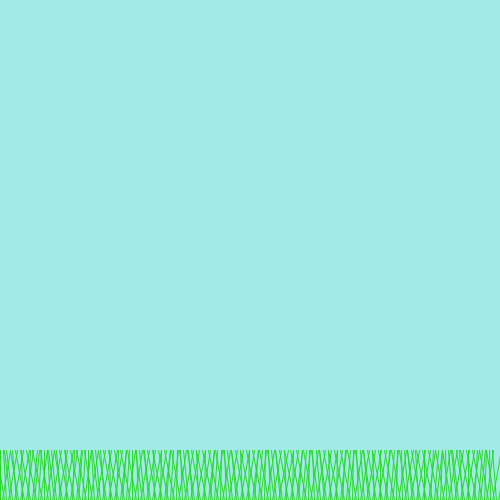
Frame 1 (no input)
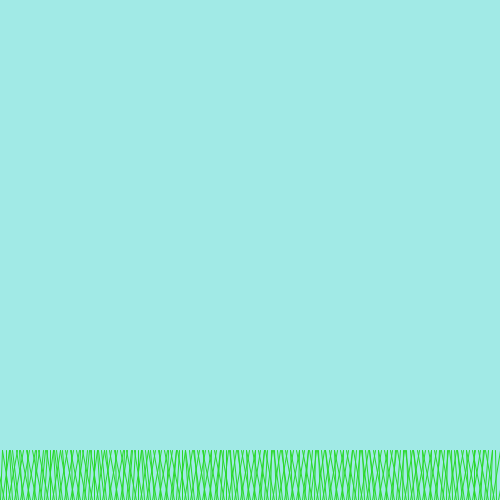
Frame 60 (the mouse pressed at the canvas centre just before this capture)
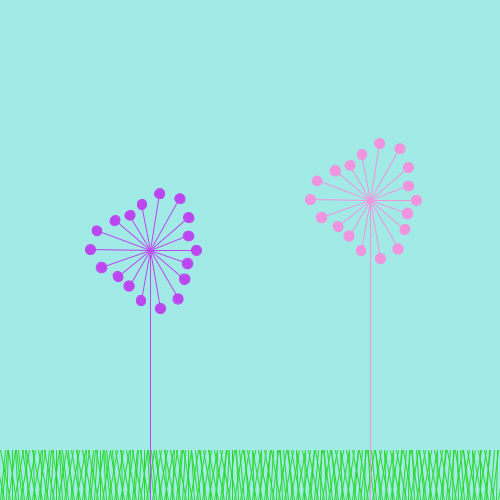
Frame 120 (the mouse held since frame 60 and released just before this capture)

The Processing sketch that drew these frames (run headless with seeded random() and noise(); from frame 60 on, the mouse is pressed at the canvas centre):

// Processing sketch: processing_175633
// ── processing_175633.pde

void setup()
{
  size (500, 500);
}

void draw()
{
  background(161, 234, 230);


  if (mousePressed == true)
  {  
    translate(0, height);

    for (int i=0; i<width; i+=2)
    {
      pushMatrix();
      stroke(42, 216, 42);
      float ver = sin(millis()/5000.0+i)*10;
      line(i, 0, i+ver, -50);
      popMatrix();
    }

    //blume lila
    translate(150, -250);
    rectMode(CENTER);

    for (int i=0; i<360; i+=20)
    {

      pushMatrix();
      line(0, 250, 0, 0);
      popMatrix();

      pushMatrix();
      stroke(188, 70, 240);
      fill(188, 70, 240);
      rotate(radians(i));

      float radius = 50+sin(millis()/100.0+i)*10;
      ellipse(radius, 0, 10, 10);       
      line(0, 0, radius, 0);


      popMatrix();
    }

    //blume pink
    translate(220, -50);
    rectMode(CENTER);

    for (int i=0; i<360; i+=20)
    {

      pushMatrix();
      line(0, 300, 0, 0);
      popMatrix();

      pushMatrix();
      stroke(240, 148, 223);
      fill(240, 148, 223);
      rotate(radians(i));

      float radius = 50+sin(millis()/100.0+i)*10;
      ellipse(radius, 0, 10, 10);       
      line(0, 0, radius, 0);


      popMatrix();
    }
  } else
  {
    background(161, 234, 230);
    translate(0, height);

    for (int i=0; i<width; i+=2)
    {


      pushMatrix();
      stroke(42, 216, 42);
      float ver = sin(millis()/5000.0+i)*10;
      line(i, 0, i+ver, -50);
      popMatrix();
    }
  }
}
